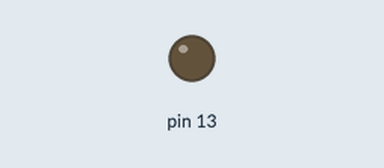
A sketch run on a simulated Arduino Uno, built with avr-gcc and run on an emulated ATmega328P. Shown: output pins drawn as LEDs (lit = HIGH).

Above: at 0.3 s.
At 3.5 s:
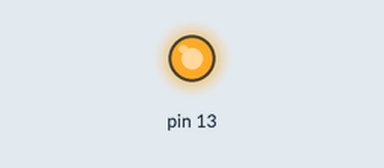
Timing chart, 0 to 5.6 s (numbered marks = the images above):
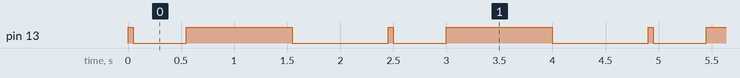

The sketch:

test.ino
```cpp
void setup() {
  // put your setup code here, to run once:
pinMode(13,OUTPUT);
}

void loop()
  // put your main code here, to run repeatedly:
{digitalWrite(13,HIGH);
delay(50);
digitalWrite(13,LOW);
delay(500);
digitalWrite(13,HIGH);
delay(1000);
digitalWrite(13,LOW);
delay(900);
}
```

Measured:
- by itself, pin 13: repeats every 2.5 s: LOW 0.50 s, HIGH 1.0 s, LOW 0.90 s, HIGH 0.05 s
- by itself, everything shown: repeats every 2.5 s, in 4 steps
